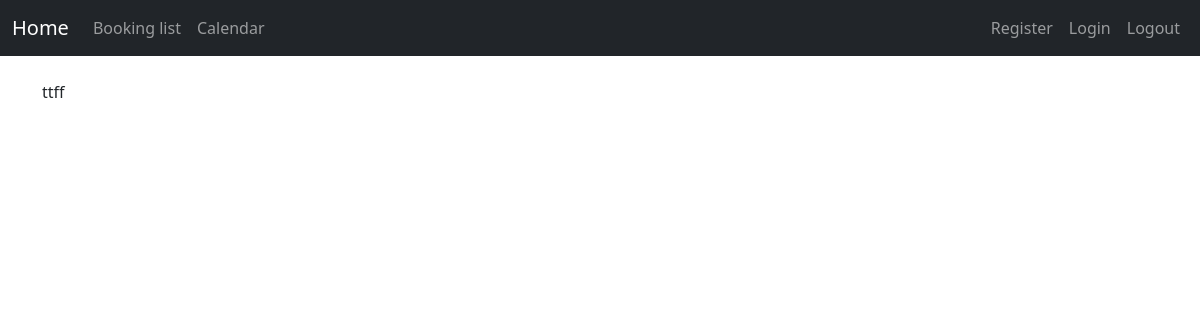
Before: /booking_list with the older database file.
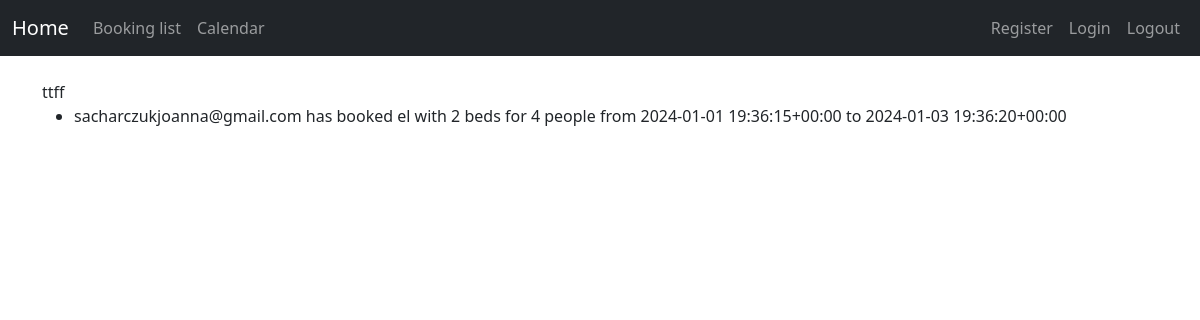
After: the same page with the newer database file.
### reservations/models.py (models this page shows)
class Booking(models.Model):
    user = models.ForeignKey(settings.AUTH_USER_MODEL, on_delete=models.CASCADE, null=True)
    name = models.ForeignKey(Apartment, on_delete=models.CASCADE, null=True)
    check_in = models.DateTimeField(null=True)
    check_out = models.DateTimeField(null=True)
    def __str__(self):
        return f'{self.user} has booked {self.name} from {self.check_in} to {self.check_out}'

class Apartment(models.Model):
    user = models.ForeignKey(settings.AUTH_USER_MODEL, on_delete=models.CASCADE, null=True)
    name = models.CharField(max_length=20)
    description = models.CharField(null=True, max_length=1000)
    beds = models.IntegerField(null=True)
    capacity = models.IntegerField(null=True)
    price = models.IntegerField(null=True)
    def __str__(self):
        return f'{self.name} with {self.beds} beds for {self.capacity} people'

### accounts/models.py (models this page shows, shortened)
class User(AbstractBaseUser):
    first_name = models.CharField(max_length=50)
    last_name = models.CharField(max_length=50)
    username = models.CharField(max_length=50, unique=True)
    email = models.EmailField(max_length=100, unique=True)
    phone_number = models.CharField(max_length=12, blank=True)
    date_joined = models.DateTimeField(auto_now_add=True)
    last_login = models.DateTimeField(auto_now_add=True)
    created_date = models.DateTimeField(auto_now_add=True)
    modified_date = models.DateTimeField(auto_now=True)
    is_admin = models.BooleanField(default=False)
    is_staff = models.BooleanField(default=False)
    is_active = models.BooleanField(default=True)
    is_superadmin = models.BooleanField(default=False)
    USERNAME_FIELD = 'email'
    REQUIRED_FIELDS = ['username', 'first_name', 'last_name']
    objects = UserManager()
    def __str__(self):
        return self.email

### reservations/views.py (the view)
# urls.py: path('booking_list', booking_list, name='booking_list'),
def booking_list(request):
    bookings = Booking.objects.all()
    context = {
        'bookings': bookings
    }
    return render(request, 'reservations/bookinglist.html', context)

### reservations/templatetags/apartment_tags.py (called while the page is built)
@register.filter
def if_user_offer_apartment(user):
    if user.is_authenticated:
        return Apartment.objects.filter(user=user).exists()
    return False

### templates/reservations/bookinglist.html
{% extends 'base.html' %}
{% block content %}
ttff
<ul>
    {% for booking in bookings %}
        <li>{{ booking }}</li>
    {% endfor %}
</ul>
{% endblock %}

Changed rows visible on the page:
added Booking: user+name+check_in "sacharczukjoanna@gmail.com has booked el with 2 beds for 4 people from 2024-01-01 19:36:15+00:00 to 2024-01-03 19:36:20+00:00"
